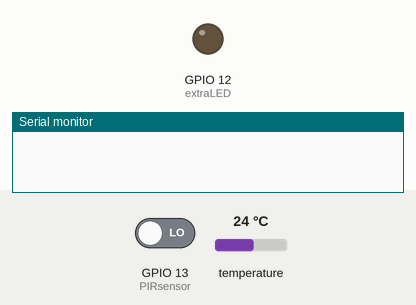
Simulated run of this sketch. Board: ESP8266 (NodeMCU). Shown: output pins drawn as LEDs (lit = HIGH), the last lines printed to the serial monitor. The inputs (shaded band) are chosen by the test bench; at power-on: GPIO 13 (PIRsensor) LOW, temperature 24 °C. WiFi joins after 1.5 s; servers stay silent unless stated.

Above: at 3.0 s.
3.1 s: GPIO 13 (PIRsensor) driven HIGH
At 4.9 s:
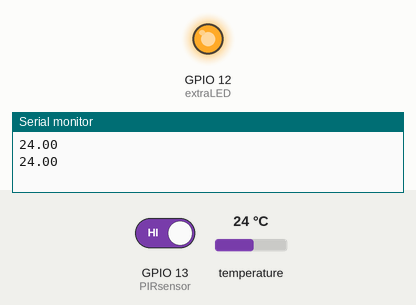
5.2 s: GPIO 13 (PIRsensor) driven LOW
At 6.6 s:
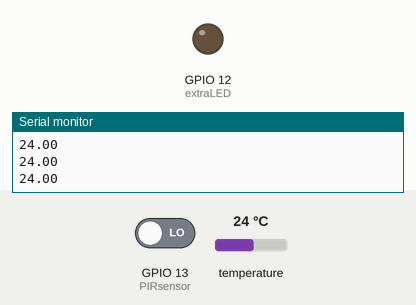
Timing chart, 0 to 8.2 s (numbered marks = the images above; inputs shaded):
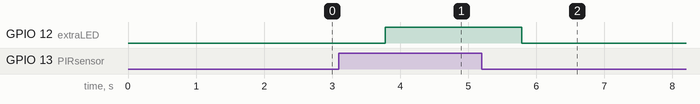

The sketch:

DallasESP8266-PIR-Blynk.ino
```cpp
// (licence header left out)
/* ESP & Blynk */
#include <ESP8266WiFi.h>
#include <BlynkSimpleEsp8266.h>
#define BLYNK_PRINT Serial    // Comment this out to disable prints and save space
char auth[] = "9#########################################OG";

/* WiFi credentials */
char ssid[] = "MYSSID";
char pass[] = "PERPLEXINGWIFIPASSWORD";

BlynkTimer timer;

/* DS18B20 Temperature Sensor */
#include <OneWire.h>
#include<DallasTemperature.h>
#define ONE_WIRE_BUS 2 // DS18B20 on arduino pin2 corresponds to D4 on physical board
OneWire oneWire(ONE_WIRE_BUS);
DallasTemperature DS18B20(&oneWire);
float temp;

int extraLED = 12;  //ESP8233 PIN D7
int PIRsensor = 13; //ESP8233 PIN D6


void setup()
{
  Serial.begin(115200);
  Blynk.begin(auth, ssid, pass);
  DS18B20.begin();
  pinMode(PIRsensor, INPUT); // declare sensor as input
  pinMode(extraLED, OUTPUT);  // declare LED as output
  timer.setInterval(1000L, getSendData);

}

void loop()
{
  timer.run(); // Initiates SimpleTimer
  Blynk.run();
}

/***************************************************
 * Send Sensor data to Blynk
 **************************************************/
void getSendData()
{
  DS18B20.requestTemperatures();
  temp = DS18B20.getTempCByIndex(0);
  Serial.println(temp);
  Blynk.virtualWrite(10, temp); //virtual pin V10
  long state = digitalRead(PIRsensor);
  delay(200);
  if(state == HIGH){
     digitalWrite (extraLED, HIGH); //switch LED on
     Blynk.virtualWrite(11, 1);     //virtual pin 11
  }
  else {
    digitalWrite(extraLED, LOW);    //switch LED off
    Blynk.virtualWrite(11,0);       //virtual pin 11
  }
}
```

Measured:
- after the input at 3.1 s, GPIO 12 (extraLED): LOW → HIGH after 0.68 s
- after the input at 5.2 s, GPIO 12 (extraLED): HIGH → LOW after 0.58 s
